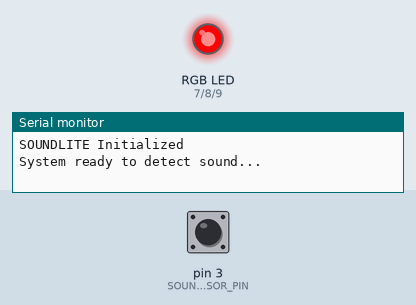
A sketch run on a simulated Arduino Uno, built with avr-gcc and run on an emulated ATmega328P. Parts: an RGB LED mixed from three pins (HIGH = lit), the last lines printed to the serial monitor. The inputs (shaded band) are chosen by the test bench; at power-on: pin 3 (SOUND_SENSOR_PIN) LOW.

Above: at 1.2 s.
1.3 s: pin 3 (SOUND_SENSOR_PIN) driven HIGH
At 2.0 s:
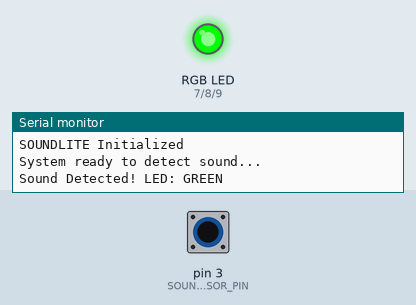
2.8 s: pin 3 (SOUND_SENSOR_PIN) pulsed LOW 5 times (0.12 s each, 0.3 s apart)
At 3.4 s:
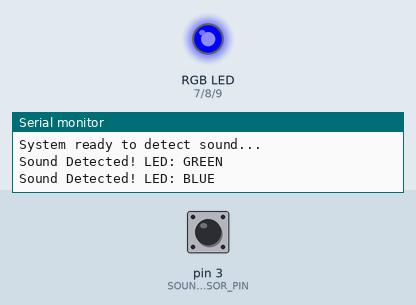
Timing chart, 0 to 5.8 s (numbered marks = the images above; inputs shaded):
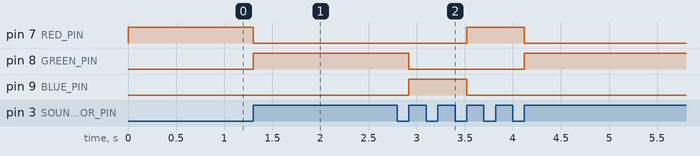

The sketch:

soundlite.ino
```cpp
/*
 * SOUNDLITE - Sound Activated Lighting System
 *
 * Project: Computer Organization and Architecture (21CSS201T)
 * SRM Institute of Science and Technology
 *
 * Authors:
 * - Aryaan Mahapatra (RA2311003010378)
 * - Subhasmita Sahu (RA2311003010387)
 * - Smrutirekha Parhi (RA2311003010396)
 *
 * Guide: Dr. Sudestna Nahak
 * Date: November 2024
 *
 * Description:
 * This system detects sound signals (claps, music beats, ambient noise)
 * and responds by activating RGB LEDs that change colors dynamically.
 */

// Pin assignments
#define RED_PIN 7
#define GREEN_PIN 8
#define BLUE_PIN 9
#define SOUND_SENSOR_PIN 3
#define LED_INDICATOR 9

// Debounce and timing
static unsigned long last_run = 0;
const unsigned long DEBOUNCE_DELAY = 300; // ms

// LED control
int current_led = RED_PIN;
int led_state = 0;

// Sound sensitivity threshold
const int SOUND_THRESHOLD = 100;

void setup() {
  // Initialize serial communication for debugging
  Serial.begin(9600);

  // Set RGB LED pins as output
  pinMode(RED_PIN, OUTPUT);
  pinMode(GREEN_PIN, OUTPUT);
  pinMode(BLUE_PIN, OUTPUT);

  // Set sound sensor pin as input
  pinMode(SOUND_SENSOR_PIN, INPUT);

  // Attach interrupt to detect sound
  attachInterrupt(digitalPinToInterrupt(SOUND_SENSOR_PIN), color_swap, RISING);

  // Initial state - turn on red LED
  digitalWrite(current_led, HIGH);
  Serial.println("SOUNDLITE Initialized");
  Serial.println("System ready to detect sound...");
}

void loop() {
  // Keep LEDs off initially
  digitalWrite(RED_PIN, LOW);
  digitalWrite(GREEN_PIN, LOW);
  digitalWrite(BLUE_PIN, LOW);

  // Turn on the current LED
  digitalWrite(current_led, HIGH);

  // Optional: Add delay for visual feedback
  delay(100);
}

/*
 * Interrupt Service Routine (ISR) for sound detection
 * Triggered on RISING edge of sound sensor output
 * Cycles through RGB colors: RED -> GREEN -> BLUE -> RED...
 */
void color_swap() {
  // Debounce to prevent multiple triggers from single sound
  if (millis() - last_run > DEBOUNCE_DELAY) {
    // Turn off current LED
    digitalWrite(current_led, LOW);

    // Cycle to next LED color
    current_led++;

    // Reset to red if we've gone past blue
    if (current_led == 10) {
      current_led = RED_PIN;
    }

    // Turn on new LED
    digitalWrite(current_led, HIGH);

    // Update last run time
    last_run = millis();

    // Debug output
    Serial.print("Sound Detected! LED: ");
    switch(current_led) {
      case RED_PIN:
        Serial.println("RED");
        break;
      case GREEN_PIN:
        Serial.println("GREEN");
        break;
      case BLUE_PIN:
        Serial.println("BLUE");
        break;
    }
  }
}
```

Measured:
- after the input at 1.3 s, pin 7 (RED_PIN): HIGH → LOW at once; pin 8 (GREEN_PIN): LOW → HIGH at once
- after the input at 2.8 s, pin 7 (RED_PIN): LOW → HIGH after 0.72 s, → LOW 0.60 s later; pin 8 (GREEN_PIN): HIGH → LOW after 0.12 s, → HIGH 1.2 s later; pin 9 (BLUE_PIN): LOW → HIGH after 0.12 s, → LOW 0.60 s later
